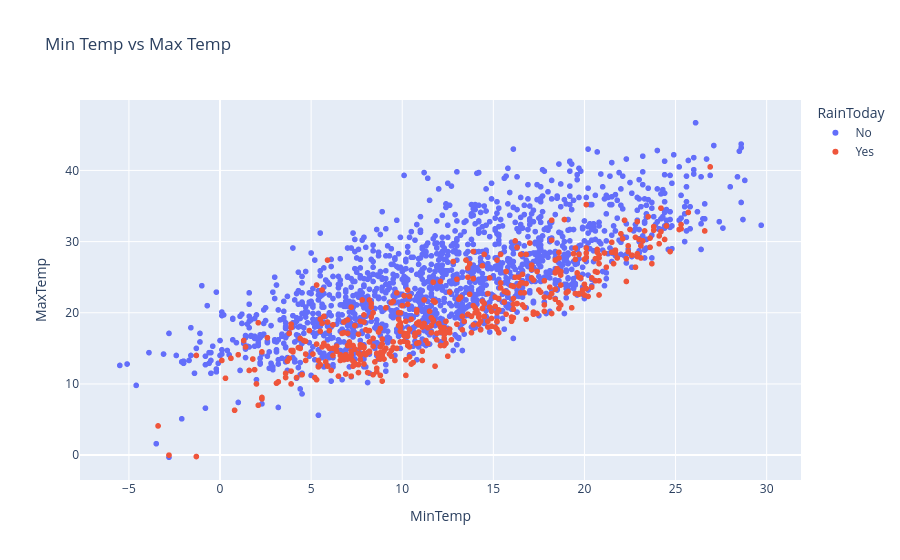

Notebook cell for this chart:
### Code cell
px.scatter(df.sample(2000),x='MinTemp',y='MaxTemp',color='RainToday',title='Min Temp vs Max Temp')

### Figure 1 — Plotly figure (JSON) as saved in the notebook; plotly's stock layout.template omitted (floating-point values rounded to 4 significant figures; data arrays with more than 128 entries replaced by an {"elided": "..."} marker saying what was removed)
{"data": [{"hovertemplate": "RainToday=No<br>MinTemp=%{x}<br>MaxTemp=%{y}<extra></extra>", "legendgroup": "No", "marker": {"color": "#636efa", "symbol": "circle"}, "mode": "markers", "name": "No", "showlegend": true, "type": "scattergl", "x": {"elided": "1535 float values"}, "xaxis": "x", "y": {"elided": "1535 float values"}, "yaxis": "y"}, {"hovertemplate": "RainToday=Yes<br>MinTemp=%{x}<br>MaxTemp=%{y}<extra></extra>", "legendgroup": "Yes", "marker": {"color": "#EF553B", "symbol": "circle"}, "mode": "markers", "name": "Yes", "showlegend": true, "type": "scattergl", "x": {"elided": "465 float values"}, "xaxis": "x", "y": {"elided": "465 float values"}, "yaxis": "y"}], "layout": {"legend": {"title": {"text": "RainToday"}, "tracegroupgap": 0}, "title": {"text": "Min Temp vs Max Temp"}, "xaxis": {"anchor": "y", "domain": [0, 1], "title": {"text": "MinTemp"}}, "yaxis": {"anchor": "x", "domain": [0, 1], "title": {"text": "MaxTemp"}}}}
